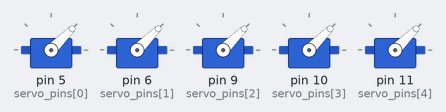
Simulated run of this sketch. Board: Arduino Uno, built with avr-gcc and run on an emulated ATmega328P. On the bench: 5 × servo.

Above: at 0.15 s.
At 0.55 s:
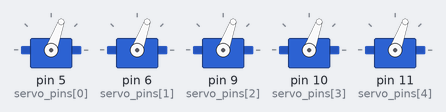
At 0.95 s:
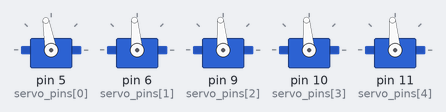
At 1.45 s:
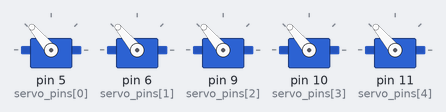
At 2.05 s:
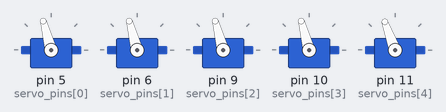
At 2.8 s:
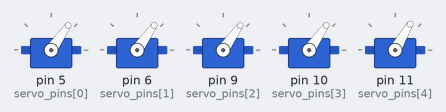
Timing chart, 0 to 6.7 s (numbered marks = the images above):
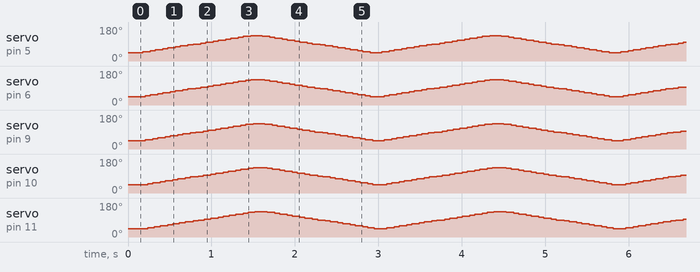

The sketch:

5_servo.ino
```cpp
// 08/10/2021. Test code for Aniruddha's test
#include <Servo.h>

#define no_servo  5
#define period 1000

Servo test[no_servo];

int servo_pins[no_servo] = {5,6,9,10,11};
int count = 0;
unsigned long timer = 0;

void setup()
{

  Serial.begin(9600);
  for(int i=0; i<no_servo; i++)
  {
    test[i].attach(servo_pins[i]);
    test[i].write(45);
  }
  delay(100);
}

void loop()
{
  timer = millis();
  if(count>=0 && count<100)
  {
  for (int angle = 45; angle <= 135; angle += 5)
  {
      for(int j = 0; j < no_servo; j++)
      {
        test[j].write(angle);
        delay(15);
      }
  }
  for (int angle = 135; angle >= 45; angle -= 5)
  {

    for(int j = 0; j < no_servo; j++)
    {
      test[j].write(angle);
      delay(15);
    }
  }
  }
  else if(count>=100 && count<600)
  {
    for(int i=0; i<no_servo; i++)
    {
      test[i].write(90);
    }
  }
  else
  {
    count = 0;
  }
  while(millis()<= timer + period)
  {
    //Serial.print(timer);

    //do nothing
  }
  count++;

}
```
